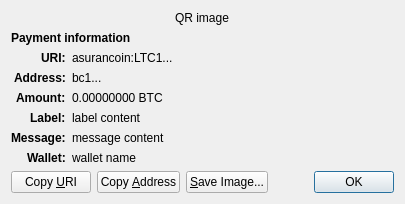
<?xml version="1.0" encoding="UTF-8"?>
<ui version="4.0">
 <class>ReceiveRequestDialog</class>
 <widget class="QDialog" name="ReceiveRequestDialog">
  <property name="geometry">
   <rect>
    <x>0</x>
    <y>0</y>
    <width>413</width>
    <height>229</height>
   </rect>
  </property>
  <property name="windowTitle">
   <string>Request payment to ...</string>
  </property>
  <layout class="QGridLayout" name="gridLayout" columnstretch="0,1">
   <property name="sizeConstraint">
    <enum>QLayout::SetFixedSize</enum>
   </property>
   <item row="0" column="0" colspan="2" alignment="Qt::AlignHCenter">
    <widget class="QRImageWidget" name="qr_code">
     <property name="text">
      <string notr="true">QR image</string>
     </property>
     <property name="textInteractionFlags">
      <set>Qt::NoTextInteraction</set>
     </property>
    </widget>
   </item>
   <item row="1" column="0" colspan="2">
    <widget class="QLabel" name="payment_header">
     <property name="font">
      <font>
       <weight>75</weight>
       <bold>true</bold>
      </font>
     </property>
     <property name="text">
      <string>Payment information</string>
     </property>
     <property name="textInteractionFlags">
      <set>Qt::NoTextInteraction</set>
     </property>
    </widget>
   </item>
   <item row="2" column="0" alignment="Qt::AlignRight|Qt::AlignTop">
    <widget class="QLabel" name="uri_tag">
     <property name="font">
      <font>
       <weight>75</weight>
       <bold>true</bold>
      </font>
     </property>
     <property name="text">
      <string notr="true">URI:</string>
     </property>
     <property name="textFormat">
      <enum>Qt::PlainText</enum>
     </property>
     <property name="textInteractionFlags">
      <set>Qt::NoTextInteraction</set>
     </property>
    </widget>
   </item>
   <item row="2" column="1" alignment="Qt::AlignTop">
    <widget class="QLabel" name="uri_content">
     <property name="text">
      <string notr="true">asurancoin:LTC1...</string>
     </property>
     <property name="textFormat">
      <enum>Qt::RichText</enum>
     </property>
     <property name="wordWrap">
      <bool>true</bool>
     </property>
     <property name="textInteractionFlags">
      <set>Qt::TextSelectableByMouse</set>
     </property>
    </widget>
   </item>
   <item row="3" column="0" alignment="Qt::AlignRight|Qt::AlignTop">
    <widget class="QLabel" name="address_tag">
     <property name="font">
      <font>
       <weight>75</weight>
       <bold>true</bold>
      </font>
     </property>
     <property name="text">
      <string>Address:</string>
     </property>
     <property name="textInteractionFlags">
      <set>Qt::NoTextInteraction</set>
     </property>
    </widget>
   </item>
   <item row="3" column="1" alignment="Qt::AlignTop">
    <widget class="QLabel" name="address_content">
     <property name="text">
      <string notr="true">bc1...</string>
     </property>
     <property name="textFormat">
      <enum>Qt::PlainText</enum>
     </property>
     <property name="textInteractionFlags">
      <set>Qt::TextSelectableByMouse</set>
     </property>
    </widget>
   </item>
   <item row="4" column="0" alignment="Qt::AlignRight|Qt::AlignTop">
    <widget class="QLabel" name="amount_tag">
     <property name="font">
      <font>
       <weight>75</weight>
       <bold>true</bold>
      </font>
     </property>
     <property name="text">
      <string>Amount:</string>
     </property>
     <property name="textInteractionFlags">
      <set>Qt::NoTextInteraction</set>
     </property>
    </widget>
   </item>
   <item row="4" column="1" alignment="Qt::AlignTop">
    <widget class="QLabel" name="amount_content">
     <property name="text">
      <string notr="true">0.00000000 BTC</string>
     </property>
     <property name="textFormat">
      <enum>Qt::PlainText</enum>
     </property>
     <property name="textInteractionFlags">
      <set>Qt::TextSelectableByMouse</set>
     </property>
    </widget>
   </item>
   <item row="5" column="0" alignment="Qt::AlignRight|Qt::AlignTop">
    <widget class="QLabel" name="label_tag">
     <property name="font">
      <font>
       <weight>75</weight>
       <bold>true</bold>
      </font>
     </property>
     <property name="text">
      <string>Label:</string>
     </property>
     <property name="textInteractionFlags">
      <set>Qt::NoTextInteraction</set>
     </property>
    </widget>
   </item>
   <item row="5" column="1" alignment="Qt::AlignTop">
    <widget class="QLabel" name="label_content">
     <property name="text">
      <string notr="true">label content</string>
     </property>
     <property name="textFormat">
      <enum>Qt::PlainText</enum>
     </property>
     <property name="wordWrap">
      <bool>true</bool>
     </property>
     <property name="textInteractionFlags">
      <set>Qt::TextSelectableByMouse</set>
     </property>
    </widget>
   </item>
   <item row="6" column="0" alignment="Qt::AlignRight|Qt::AlignTop">
    <widget class="QLabel" name="message_tag">
     <property name="font">
      <font>
       <weight>75</weight>
       <bold>true</bold>
      </font>
     </property>
     <property name="text">
      <string>Message:</string>
     </property>
     <property name="textInteractionFlags">
      <set>Qt::NoTextInteraction</set>
     </property>
    </widget>
   </item>
   <item row="6" column="1" alignment="Qt::AlignTop">
    <widget class="QLabel" name="message_content">
     <property name="text">
      <string notr="true">message content</string>
     </property>
     <property name="textFormat">
      <enum>Qt::PlainText</enum>
     </property>
     <property name="wordWrap">
      <bool>true</bool>
     </property>
     <property name="textInteractionFlags">
      <set>Qt::TextSelectableByMouse</set>
     </property>
    </widget>
   </item>
   <item row="7" column="0" alignment="Qt::AlignRight|Qt::AlignTop">
    <widget class="QLabel" name="wallet_tag">
     <property name="font">
      <font>
       <weight>75</weight>
       <bold>true</bold>
      </font>
     </property>
     <property name="text">
      <string>Wallet:</string>
     </property>
     <property name="textInteractionFlags">
      <set>Qt::NoTextInteraction</set>
     </property>
    </widget>
   </item>
   <item row="7" column="1" alignment="Qt::AlignTop">
    <widget class="QLabel" name="wallet_content">
     <property name="text">
      <string notr="true">wallet name</string>
     </property>
     <property name="textFormat">
      <enum>Qt::PlainText</enum>
     </property>
     <property name="wordWrap">
      <bool>true</bool>
     </property>
     <property name="textInteractionFlags">
      <set>Qt::TextSelectableByMouse</set>
     </property>
    </widget>
   </item>
   <item row="8" column="0" colspan="2">
    <layout class="QHBoxLayout" name="horizontalLayout">
     <item>
      <widget class="QPushButton" name="btnCopyURI">
       <property name="text">
        <string>Copy &amp;URI</string>
       </property>
       <property name="autoDefault">
        <bool>false</bool>
       </property>
      </widget>
     </item>
     <item>
      <widget class="QPushButton" name="btnCopyAddress">
       <property name="text">
        <string>Copy &amp;Address</string>
       </property>
       <property name="autoDefault">
        <bool>false</bool>
       </property>
      </widget>
     </item>
     <item>
      <widget class="QPushButton" name="btnSaveAs">
       <property name="text">
        <string>&amp;Save Image...</string>
       </property>
       <property name="autoDefault">
        <bool>false</bool>
       </property>
      </widget>
     </item>
     <item>
      <spacer name="horizontalSpacer_2">
       <property name="orientation">
        <enum>Qt::Horizontal</enum>
       </property>
       <property name="sizeHint" stdset="0">
        <size>
         <width>40</width>
         <height>20</height>
        </size>
       </property>
      </spacer>
     </item>
     <item>
      <widget class="QDialogButtonBox" name="buttonBox">
       <property name="focusPolicy">
        <enum>Qt::StrongFocus</enum>
       </property>
       <property name="standardButtons">
        <set>QDialogButtonBox::Ok</set>
       </property>
      </widget>
     </item>
    </layout>
   </item>
  </layout>
 </widget>
 <customwidgets>
  <customwidget>
   <class>QRImageWidget</class>
   <extends>QLabel</extends>
   <header>qt/qrimagewidget.h</header>
  </customwidget>
 </customwidgets>
 <tabstops>
  <tabstop>buttonBox</tabstop>
  <tabstop>btnCopyURI</tabstop>
  <tabstop>btnCopyAddress</tabstop>
  <tabstop>btnSaveAs</tabstop>
 </tabstops>
 <resources/>
 <connections>
  <connection>
   <sender>buttonBox</sender>
   <signal>accepted()</signal>
   <receiver>ReceiveRequestDialog</receiver>
   <slot>accept()</slot>
   <hints>
    <hint type="sourcelabel">
     <x>135</x>
     <y>230</y>
    </hint>
    <hint type="destinationlabel">
     <x>135</x>
     <y>126</y>
    </hint>
   </hints>
  </connection>
 </connections>
</ui>
